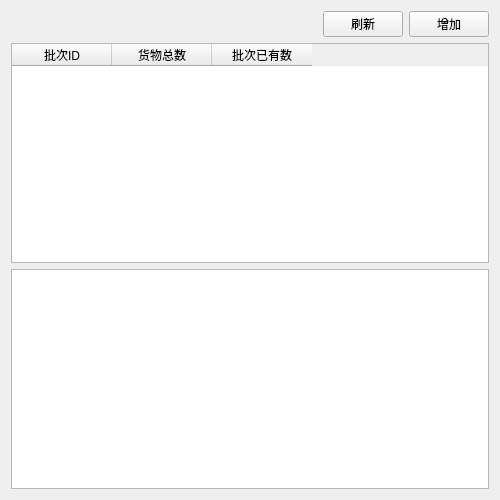
<?xml version="1.0" encoding="UTF-8"?>
<ui version="4.0">
 <class>ViewAllBatch</class>
 <widget class="QWidget" name="ViewAllBatch">
  <property name="geometry">
   <rect>
    <x>0</x>
    <y>0</y>
    <width>500</width>
    <height>500</height>
   </rect>
  </property>
  <property name="minimumSize">
   <size>
    <width>500</width>
    <height>0</height>
   </size>
  </property>
  <property name="maximumSize">
   <size>
    <width>3000</width>
    <height>3000</height>
   </size>
  </property>
  <property name="windowTitle">
   <string>批次信息查看</string>
  </property>
  <layout class="QVBoxLayout" name="verticalLayout_2">
   <item>
    <layout class="QHBoxLayout" name="horizontalLayout">
     <item>
      <spacer name="horizontalSpacer">
       <property name="orientation">
        <enum>Qt::Horizontal</enum>
       </property>
       <property name="sizeHint" stdset="0">
        <size>
         <width>40</width>
         <height>20</height>
        </size>
       </property>
      </spacer>
     </item>
     <item>
      <widget class="QPushButton" name="refresh_batch">
       <property name="text">
        <string>刷新</string>
       </property>
      </widget>
     </item>
     <item>
      <widget class="QPushButton" name="add_batch">
       <property name="text">
        <string>增加</string>
       </property>
      </widget>
     </item>
    </layout>
   </item>
   <item>
    <layout class="QVBoxLayout" name="verticalLayout">
     <item>
      <widget class="QTableWidget" name="tableWidget">
       <property name="minimumSize">
        <size>
         <width>300</width>
         <height>200</height>
        </size>
       </property>
       <property name="editTriggers">
        <set>QAbstractItemView::NoEditTriggers</set>
       </property>
       <property name="selectionBehavior">
        <enum>QAbstractItemView::SelectRows</enum>
       </property>
       <attribute name="horizontalHeaderStretchLastSection">
        <bool>false</bool>
       </attribute>
       <attribute name="verticalHeaderVisible">
        <bool>false</bool>
       </attribute>
       <column>
        <property name="text">
         <string>批次ID</string>
        </property>
        <property name="textAlignment">
         <set>AlignCenter</set>
        </property>
       </column>
       <column>
        <property name="text">
         <string>货物总数</string>
        </property>
        <property name="textAlignment">
         <set>AlignCenter</set>
        </property>
       </column>
       <column>
        <property name="text">
         <string>批次已有数</string>
        </property>
        <property name="textAlignment">
         <set>AlignCenter</set>
        </property>
       </column>
      </widget>
     </item>
     <item>
      <widget class="QTreeWidget" name="treeWidget">
       <property name="minimumSize">
        <size>
         <width>0</width>
         <height>200</height>
        </size>
       </property>
       <property name="editTriggers">
        <set>QAbstractItemView::NoEditTriggers</set>
       </property>
       <attribute name="headerVisible">
        <bool>false</bool>
       </attribute>
       <column>
        <property name="text">
         <string notr="true">1</string>
        </property>
       </column>
      </widget>
     </item>
    </layout>
   </item>
  </layout>
 </widget>
 <resources/>
 <connections/>
</ui>
